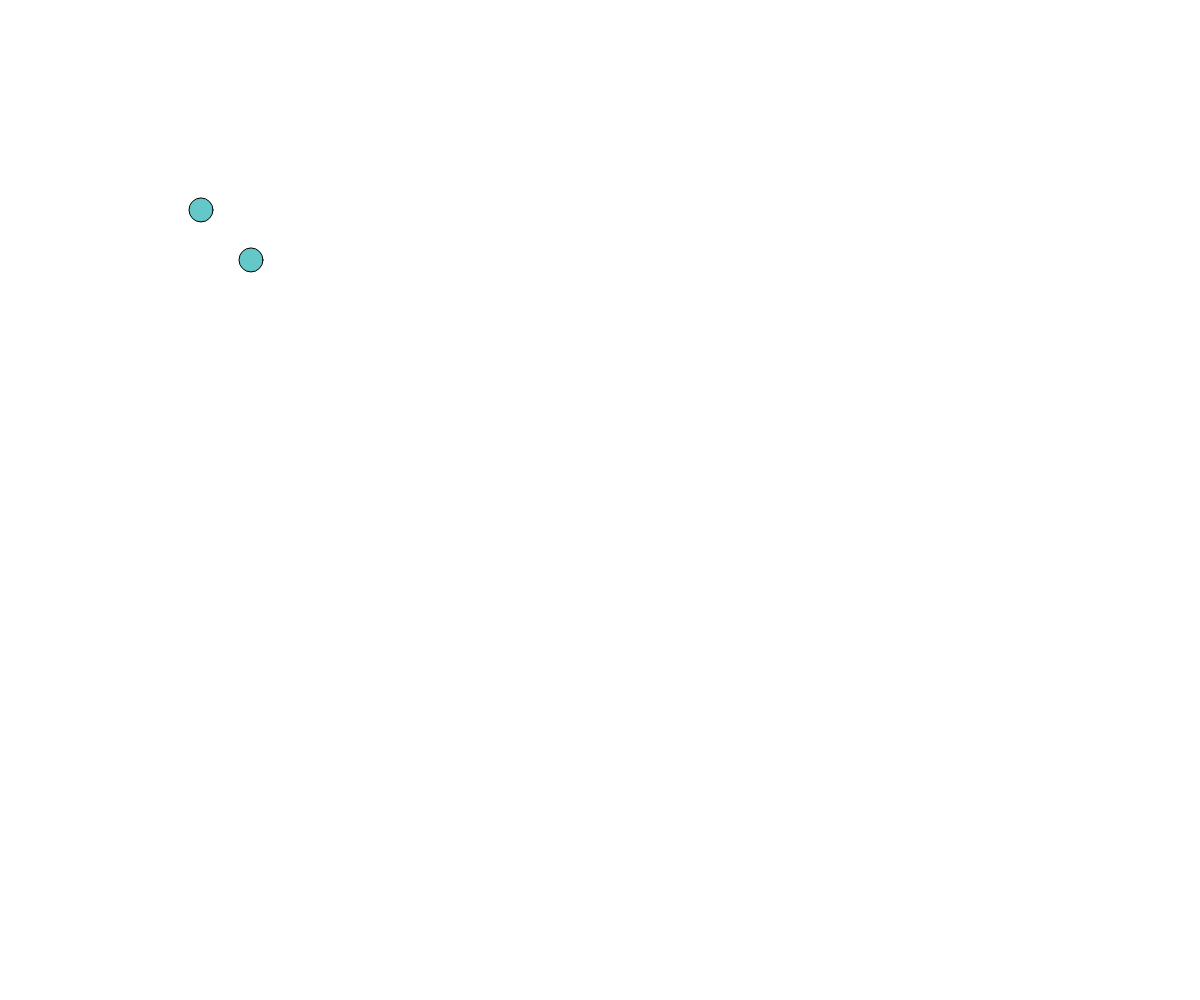
Frame 1 (no input)
Frame 60 (no input): blank canvas, image omitted
Frame 120 (the mouse pressed at the canvas centre since frame 60): blank canvas, image omitted

The p5.js sketch that drew this single still picture (run headless with seeded random() and noise() and a simulated clock; from frame 60 on, the mouse is pressed at the canvas centre):

// p5.js sketch
// ── sketch.js
const COLOR = (100, 200, 200);

class Circle
{
	constructor(x, y, r, R, speed) {
		this.x = x;
		this.y = y;
		this.r = r;
		this.R = R;
		this.speed = speed;
	}

	draw(t) {
		this.x += sin(t / this.speed) * this.R;
		// this.y += 1;
		this.y += cos(t / this.speed) * this.R;
		fill(100, 200, 200);
		ellipse(this.x, this.y, this.r*2);
	}
}

let c1 = new Circle(200, 200, 12, 10, 10);
let c2 = new Circle(250, 250, 12, 10, 10);

function setup() {
	createCanvas(windowWidth, windowHeight);
}

function draw() {
	clear();
	c1.draw(frameCount);
	c2.draw(frameCount);

}
